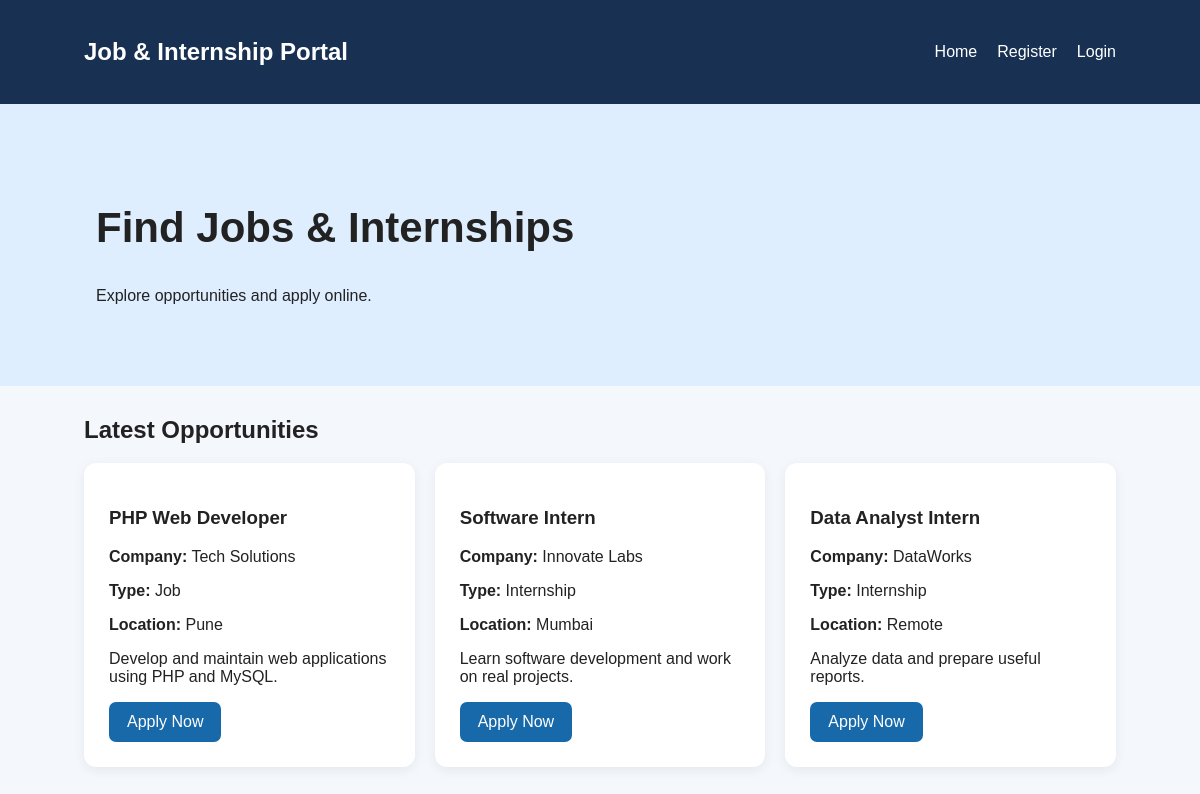
The page / on the database its author committed.
### tables this page shows
CREATE TABLE opportunities (
 id INT AUTO_INCREMENT PRIMARY KEY,
 title VARCHAR(150) NOT NULL,
 company VARCHAR(150) NOT NULL,
 type ENUM('Job','Internship') NOT NULL,
 location VARCHAR(100) NOT NULL,
 description TEXT,
 created_at TIMESTAMP DEFAULT CURRENT_TIMESTAMP
);

### index.php (the view, shortened to what this page needs)
<?php
require_once "config.php";
$jobs = $conn->query("SELECT * FROM opportunities ORDER BY created_at DESC");
?>
<!DOCTYPE html>
<html>
<head>
<link rel="stylesheet" href="assets/style.css">
</head>
<body>
<nav><h2>Job & Internship Portal</h2><div><a href="index.php">Home</a><a href="register.php">Register</a><a href="login.php">Login</a></div></nav>
<section class="hero"><h1>Find Jobs & Internships</h1><p>Explore opportunities and apply online.</p></section>
<div class="container">
<h2>Latest Opportunities</h2>
<div class="grid">
<?php while($row=$jobs->fetch_assoc()): ?>
<div class="card">
<h3><?=htmlspecialchars($row['title'])?></h3>
<p><b>Company:</b> <?=htmlspecialchars($row['company'])?></p>
<p><b>Type:</b> <?=htmlspecialchars($row['type'])?></p>
<p><b>Location:</b> <?=htmlspecialchars($row['location'])?></p>
<p><?=htmlspecialchars($row['description'])?></p>
<a class="btn" href="apply.php?id=<?=$row['id']?>">Apply Now</a>
</div>
<?php endwhile; ?>
</div>
</div>
</body>
</html>

### assets/style.css (style rules this page uses)
* { box-sizing:border-box }
body { margin:0;font-family:Arial,sans-serif;background:#f4f7fb;color:#222 }
nav { background:#183153;color:white;padding:18px 7%;display:flex;justify-content:space-between;align-items:center }
nav a { color:white;text-decoration:none;margin-left:20px }
.hero { padding:65px 8%;background:#dfeeff }
.hero h1 { font-size:42px }
.container { width:86%;margin:30px auto }
.grid { display:grid;grid-template-columns:repeat(auto-fit,minmax(250px,1fr));gap:20px }
.card,.formbox { background:white;padding:25px;border-radius:12px;box-shadow:0 3px 12px #0001 }
.btn { display:inline-block;background:#1769aa;color:white;border:0;padding:11px 18px;border-radius:7px;text-decoration:none;cursor:pointer }

### rows shown on the page
opportunities: title "PHP Web Developer", company "Tech Solutions", type "Job", location "Pune", description "Develop and maintain web applications using PHP and MySQL."
opportunities: title "Software Intern", company "Innovate Labs", type "Internship", location "Mumbai", description "Learn software development and work on real projects."
opportunities: title "Data Analyst Intern", company "DataWorks", type "Internship", location "Remote", description "Analyze data and prepare useful reports."
